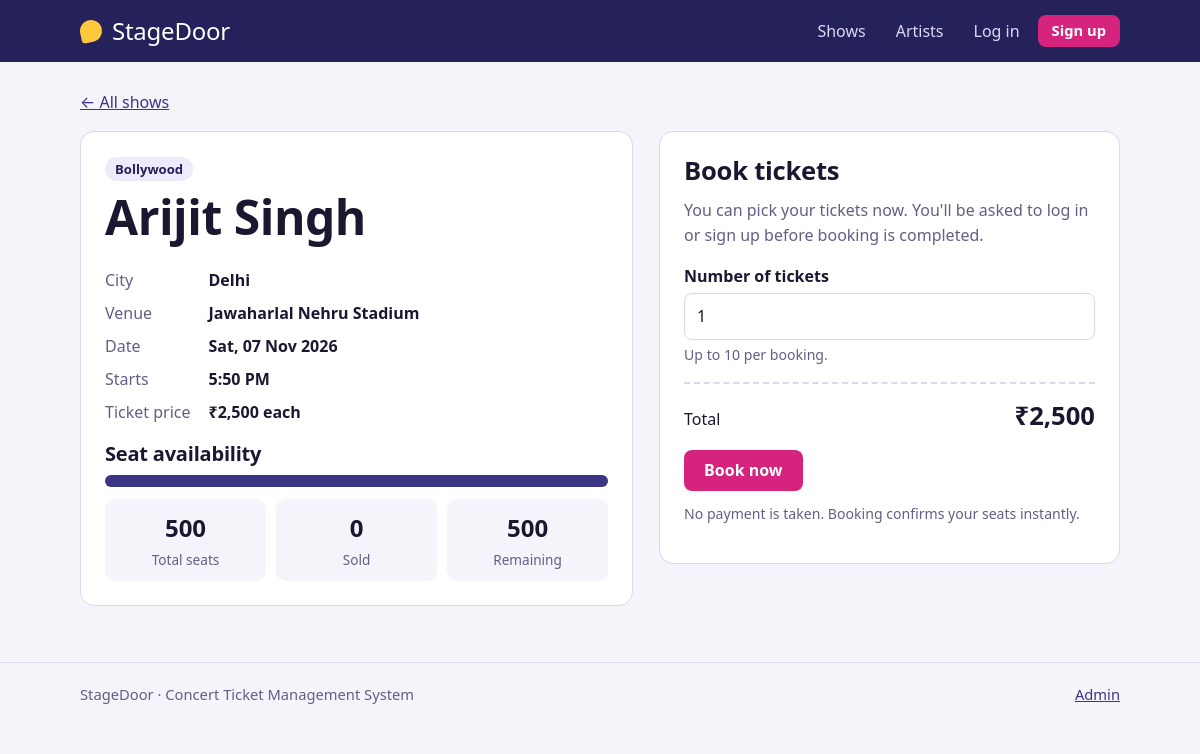
/show.php?id=1, run on the app's committed database.
### tables this page shows
CREATE TABLE shows (
  id          INT UNSIGNED AUTO_INCREMENT PRIMARY KEY,
  artist_id   INT UNSIGNED NOT NULL,
  city        VARCHAR(80)  NOT NULL,
  venue       VARCHAR(150) NOT NULL,
  show_date   DATETIME     NOT NULL,
  price       DECIMAL(10,2) NOT NULL,
  total_seats INT UNSIGNED NOT NULL,
  created_at  TIMESTAMP NOT NULL DEFAULT CURRENT_TIMESTAMP,
  INDEX idx_city (city),
  INDEX idx_date (show_date),
  CONSTRAINT fk_show_artist FOREIGN KEY (artist_id) REFERENCES artists(id) ON DELETE CASCADE
);

CREATE TABLE artists (
  id         INT UNSIGNED AUTO_INCREMENT PRIMARY KEY,
  name       VARCHAR(120) NOT NULL,
  genre      VARCHAR(60)  NOT NULL DEFAULT '',
  bio        TEXT NULL,
  created_at TIMESTAMP NOT NULL DEFAULT CURRENT_TIMESTAMP
);

### includes/functions.php (called while the page is built, shortened)
<?php
require_once __DIR__ . '/db.php';
function e($v): string { return htmlspecialchars((string)$v, ENT_QUOTES, 'UTF-8'); }
function url(string $path = ''): string { return BASE_URL . '/' . ltrim($path, '/'); }
function money($n): string { return '₹' . number_format((float)$n, 0); }
function fmt_date($d): string { return date('D, d M Y', strtotime($d)); }
function fmt_time($d): string { return date('g:i A', strtotime($d)); }
function is_logged_in(): bool { return !empty($_SESSION['user_id']); }
function seats_sold(array $show): int { return (int)$show['total_seats'] - (int)$show['seats_remaining']; }

### includes/db.php (called while the page is built, shortened)
<?php
try {
    $db = new mysqli(DB_HOST, DB_USER, DB_PASS, DB_NAME, DB_PORT);
    $db->set_charset('utf8mb4');
} catch (mysqli_sql_exception $e) {
    http_response_code(500);
    die('<h2>Database connection failed</h2><p>Make sure MySQL is running in the XAMPP Control Panel, '
      . 'the database <code>' . htmlspecialchars(DB_NAME) . '</code> has been imported '
      . '(database/concert_ticket_db.sql), and the settings in <code>config/config.php</code> are correct.</p>');
}
function db_all(string $sql, string $types = '', array $params = []): array {
    global $db;
    $st = $db->prepare($sql);
    if ($types !== '') $st->bind_param($types, ...$params);
    $st->execute();
    $res = $st->get_result();
    $rows = $res ? $res->fetch_all(MYSQLI_ASSOC) : [];
    return $rows;
}
function db_one(string $sql, string $types = '', array $params = []): ?array {
    $rows = db_all($sql, $types, $params);
    return $rows[0] ?? null;
}

### show.php (the view, shortened to what this page needs)
<?php
require_once __DIR__ . '/includes/functions.php';
$id = (int)($_GET['id'] ?? 0);
$s = db_one(SHOW_SELECT . 'WHERE s.id = ?', 'i', [$id]);
$remaining = (int)$s['seats_remaining'];
$sold = seats_sold($s);
$pct = $s['total_seats'] > 0 ? round($remaining / $s['total_seats'] * 100) : 0;
$isPast = strtotime($s['show_date']) < time();
$maxQty = min(MAX_TICKETS_PER_BOOKING, $remaining);
require __DIR__ . '/includes/header.php';
?>
<p><a href="<?= e(url('index.php')) ?>">&larr; All shows</a></p>
<div class="show-layout">
  <section class="panel">
    <p class="ticket-genre"><?= e($s['genre']) ?></p>
    <h1><a style="color:inherit;text-decoration:none" href="<?= e(url('artist.php?id=' . (int)$s['artist_id'])) ?>"><?= e($s['artist_name']) ?></a></h1>
    <dl class="facts">
      <dt>City</dt><dd><?= e($s['city']) ?></dd>
      <dt>Venue</dt><dd><?= e($s['venue']) ?></dd>
      <dt>Date</dt><dd><?= e(fmt_date($s['show_date'])) ?></dd>
      <dt>Starts</dt><dd><?= e(fmt_time($s['show_date'])) ?></dd>
      <dt>Ticket price</dt><dd><?= e(money($s['price'])) ?> each</dd>
    </dl>
    <h3>Seat availability</h3>
    <div class="meter <?= $pct <= 15 ? 'low' : '' ?>" role="img" aria-label="<?= e($remaining) ?> of <?= e($s['total_seats']) ?> seats left"><span style="width:<?= e($pct) ?>%"></span></div>
    <div class="seat-stats">
      <div><b><?= e($s['total_seats']) ?></b><span>Total seats</span></div>
      <div><b><?= e($sold) ?></b><span>Sold</span></div>
      <div><b><?= e($remaining) ?></b><span>Remaining</span></div>
    </div>
  </section>
  <section class="panel">
    <h2>Book tickets</h2>
    <?php if ($isPast): ?>
      <div class="alert alert-info">This show has already taken place.</div>
    <?php elseif ($remaining <= 0): ?>
      <div class="alert alert-error">This show is sold out.</div>
    <?php else: ?>
      <?php if (!is_logged_in()): ?>
        <p class="muted">You can pick your tickets now. You'll be asked to log in or sign up before booking is completed.</p>
      <?php endif; ?>
      <form method="post" action="<?= e(url('book.php')) ?>">
        <div class="field">
          <label for="quantity">Number of tickets</label>
          <input type="number" id="quantity" name="quantity" min="1" max="<?= (int)$maxQty ?>" value="1" required
                 data-qty data-price="<?= e($s['price']) ?>">
          <span class="hint">Up to <?= (int)$maxQty ?> per booking.</span>
        </div>
        <div class="total-line"><span>Total</span><strong data-total><?= e(money($s['price'])) ?></strong></div>
        <button class="btn" type="submit">Book now</button>
        <p class="hint muted" style="margin-top:12px;font-size:.88rem">No payment is taken. Booking confirms your seats instantly.</p>
      </form>
    <?php endif; ?>
  </section>
</div>
<?php require __DIR__ . '/includes/footer.php'; ?>

### assets/css/style.css (style rules this page uses)
:root { --indigo:#25215A; --indigo-2:#3A3585; --magenta:#D6247E; --magenta-d:#B01C66; --sun:#FFC83D; --paper:#F5F4FB; --card:#FFFFFF; --ink:#1A1830; --muted:#625F85; --line:#DAD7EE; --ok:#14804A; --err:#B3261E; --display:"Franklin Gothic Medium","Arial Narrow","Segoe UI",Arial,sans-serif; --body:"Segoe UI",system-ui,-apple-system,Roboto,Arial,sans-serif; }
* { box-sizing:border-box }
html { -webkit-text-size-adjust:100% }
body { margin:0;font-family:var(--body);color:var(--ink);background:var(--paper);line-height:1.55;font-size:16px }
a { color:var(--indigo-2) }
h1,h2,h3 { font-family:var(--display);font-weight:700;letter-spacing:-.01em;line-height:1.15;margin:0 0 .5em }
h1 { font-size:clamp(2rem,5vw,3rem) }
h2 { font-size:1.6rem }
h3 { font-size:1.25rem }
p { margin:0 0 1em }
.muted { color:var(--muted) }
.btn { display:inline-block;background:var(--magenta);color:#fff;border:0;border-radius:8px;padding:11px 20px;font:inherit;font-weight:600;text-decoration:none;cursor:pointer;line-height:1.2 }
.field { margin-bottom:16px }
.field label { display:block;font-weight:600;margin-bottom:5px }
.field .hint { display:block;font-size:.88rem;color:var(--muted);margin-top:4px }
input[type=text],input[type=email],input[type=password],input[type=number],input[type=datetime-local],select,textarea { width:100%;max-width:100%;padding:10px 12px;font:inherit;color:var(--ink);background:#fff;border:1.5px solid var(--line);border-radius:8px }
.ticket-genre { display:inline-block;background:#ECEAFB;color:var(--indigo);font-size:.82rem;font-weight:600;padding:2px 10px;border-radius:999px;margin-bottom:8px }
.show-layout { display:grid;grid-template-columns:1.2fr 1fr;gap:26px;align-items:start }
.panel { background:var(--card);border:1px solid var(--line);border-radius:14px;padding:24px }
.facts { display:grid;grid-template-columns:auto 1fr;gap:8px 18px;margin:0 0 18px }
.facts dt { color:var(--muted) }
.facts dd { margin:0;font-weight:600 }
.meter { height:12px;border-radius:999px;background:#E6E4F5;overflow:hidden;margin:8px 0 6px }
.meter span { display:block;height:100%;background:var(--indigo-2) }
.seat-stats { display:grid;grid-template-columns:repeat(3,1fr);gap:10px;text-align:center;margin-top:12px }
.seat-stats div { background:var(--paper);border-radius:10px;padding:10px 4px }
.seat-stats b { display:block;font-family:var(--display);font-size:1.5rem }
.seat-stats span { font-size:.85rem;color:var(--muted) }
.total-line { display:flex;justify-content:space-between;align-items:baseline;border-top:2px dashed var(--line);padding-top:12px;margin:14px 0 }
.total-line strong { font-family:var(--display);font-size:1.6rem }

### data on the page
shows: artist.genre "Bollywood", artist.name "Arijit Singh", city "Delhi", venue "Jawaharlal Nehru Stadium", show_date "Sat, 07 Nov 2026", show_date "5:50 PM", price "₹2,500", total_seats "500"

### other printed values
SITE_NAME "StageDoor"
$label "Shows Artists Log in"
$sold "0"
$remaining "500"
$maxQty "10"
